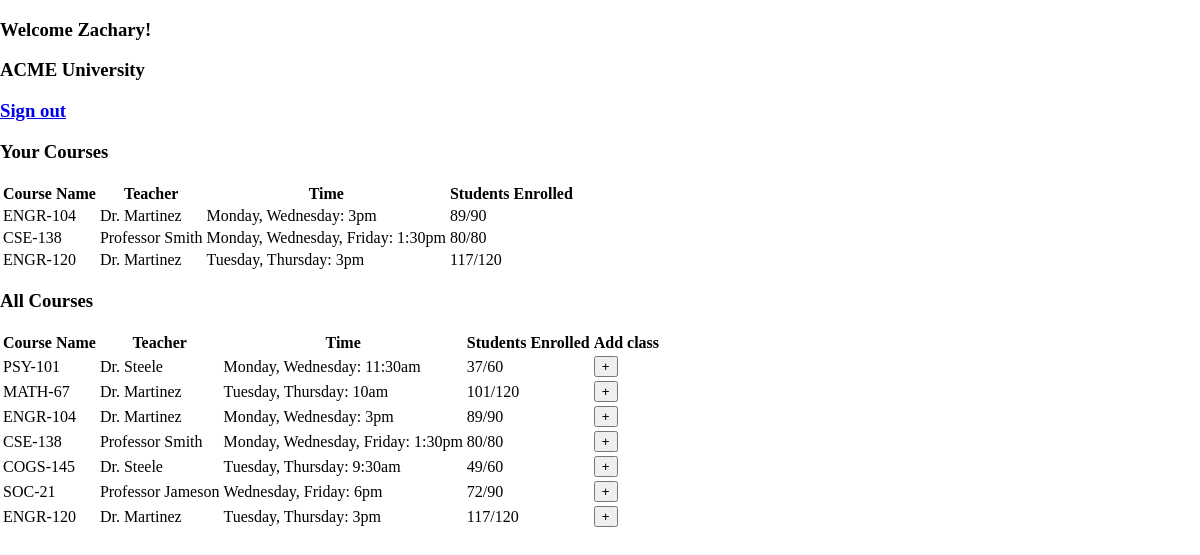
Page /loggedinStudent (signed in) on the committed database.
### app.py (models this page shows)
class Student(db.Model):
  id = db.Column(db.Integer, primary_key=True)
  name = db.Column(db.String, nullable=False)
  username = db.Column(db.String, unique=True)
  courses = db.relationship('Enrollment', backref='Student')
  authentication = db.relationship('User', backref='Student')

class Course(db.Model):
  id = db.Column(db.Integer, primary_key=True)
  name = db.Column(db.String, unique=True, nullable=False)
  teacher = db.Column(db.Integer, db.ForeignKey('teacher.id'), nullable=False)
  time = db.Column(db.String, nullable=False)
  maxEnrolled = db.Column(db.Integer, nullable = False)
  numEnrolled = db.Column(db.Integer)
  students = db.relationship('Enrollment', backref='Course')

class Teacher(db.Model):
  id = db.Column(db.Integer, primary_key=True)
  name = db.Column(db.String, nullable=False)
  username = db.Column(db.String, unique=True)
  courses = db.relationship('Course', backref='Teacher')
  authentication = db.relationship('User', backref='Teacher')

### app.py (the view)
@app.route('/loggedinStudent')
@login_required
def loggedinStudent():
  if current_user.studentId is None:
    return redirect(url_for('index'))
  classes = Course.query.all()
  currentStudent = Student.query.filter_by(id = current_user.Student.id).first()
  enrollments = Enrollment.query.filter_by(studentId = currentStudent.id)
  courses = []
  for item in enrollments:
    courses.append(item.Course)
  return render_template('student_page.html', classes=classes, courses=courses)

### app.py (called while the page is built)
@login_manager.user_loader
def load_user(user_id):
  return User.query.get(int(user_id))

### templates/student_page.html (shortened to what this page needs)
<!DOCTYPE html>
<html lang="en">
<head>
    <link rel="stylesheet" href="{{ url_for('static', filename='student.css') }}">
</head>
<body>
    <div>
        <div class="welcome">
            <h3>Welcome {{current_user.Student.name}}!</h3>
        </div>
        <div class="title">
            <h3>ACME University</h3>
        </div>
        <div class="logout">
            <h3><a href="{{ url_for('logout')}}">Sign out</a></h3>
        </div>
    </div>
    <div id="your_courses" class="course_content">
        <h3>Your Courses</h3>
        <table class="table">
            <thead>
                <tr>
                    <th scope="col">Course Name</th>
                    <th scope="col">Teacher</th>
                    <th scope="col">Time</th>
                    <th scope="col">Students Enrolled</th>
                </tr>
            </thead>
            {% for i in courses %}
            <tbody>
                <tr>
                    <td>{{i.name}}</td>
                    <td>{{i.Teacher.name}}</td>
                    <td>{{i.time}}</td>
                    <td>{{i.numEnrolled}}/{{i.maxEnrolled}}</td>
                </tr>
                {% endfor%}
            </tbody>
        </table>
    </div>
    <div id="add_courses" class="addcourse_content">
        <h3>All Courses</h3>
        <table class="table">
            <thead>
                <tr>
                    <th scope="col">Course Name</th>
                    <th scope="col">Teacher</th>
                    <th scope="col">Time</th>
                    <th scope="col">Students Enrolled</th>
                    <th scope="col">Add class</th>
                </tr>
            </thead>
            {% for i in classes %}
            <tbody>
                <tr>
                    <td>{{i.name}}</a></td>
                    <td>{{i.Teacher.name}}</td>
                    <td>{{i.time}}</td>
                    <td>{{i.numEnrolled}}/{{i.maxEnrolled}}</td>
                    <td><a href="{{url_for('addClass', classId=i.id)}}"><button>+</button></a></td>
                </tr>
                {% endfor%}
            </tbody>
        </table>
    </div>
</body>
</html>

### static/student.css (style rules this page uses)
body { padding: 0; margin: 0; }

### rows in the picture
Student: Student.name "Zachary"
Course: name "ENGR-104", Teacher.name "Dr. Martinez", time "Monday, Wednesday: 3pm", numEnrolled "89", maxEnrolled "90"
Course: name "CSE-138", Teacher.name "Professor Smith", time "Monday, Wednesday, Friday: 1:30pm", numEnrolled "80", maxEnrolled "80"
Course: name "ENGR-120", Teacher.name "Dr. Martinez", time "Tuesday, Thursday: 3pm", numEnrolled "117", maxEnrolled "120"
Course: name "PSY-101", Teacher.name "Dr. Steele", time "Monday, Wednesday: 11:30am", numEnrolled "37", maxEnrolled "60"
Course: name "MATH-67", Teacher.name "Dr. Martinez", time "Tuesday, Thursday: 10am", numEnrolled "101", maxEnrolled "120"
Course: name "COGS-145", Teacher.name "Dr. Steele", time "Tuesday, Thursday: 9:30am", numEnrolled "49", maxEnrolled "60"
Course: name "SOC-21", Teacher.name "Professor Jameson", time "Wednesday, Friday: 6pm", numEnrolled "72", maxEnrolled "90"
